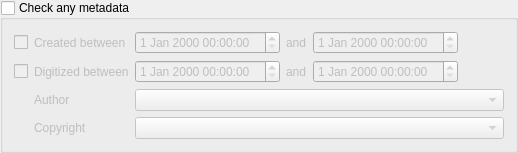
<?xml version="1.0" encoding="UTF-8"?>
<ui version="4.0">
 <class>AnyMetadataGroupBox</class>
 <widget class="QGroupBox" name="AnyMetadataGroupBox">
  <property name="title">
   <string>Check any metadata</string>
  </property>
  <property name="checkable">
   <bool>true</bool>
  </property>
  <property name="checked">
   <bool>false</bool>
  </property>
  <layout class="QGridLayout" name="gridLayout">
   <item row="0" column="1">
    <widget class="QLabel" name="createdTimeLabel1">
     <property name="text">
      <string>Created between</string>
     </property>
    </widget>
   </item>
   <item row="1" column="2">
    <widget class="QDateTimeEdit" name="digitizedAfterDateTimeEdit"/>
   </item>
   <item row="2" column="1">
    <widget class="QLabel" name="label_8">
     <property name="text">
      <string>Author</string>
     </property>
    </widget>
   </item>
   <item row="3" column="2" colspan="4">
    <widget class="HistoryComboBox" name="copyrightComboBox">
     <property name="toolTip">
      <string>Accepts regular expression</string>
     </property>
    </widget>
   </item>
   <item row="1" column="5">
    <spacer name="horizontalSpacer">
     <property name="orientation">
      <enum>Qt::Horizontal</enum>
     </property>
     <property name="sizeHint" stdset="0">
      <size>
       <width>40</width>
       <height>20</height>
      </size>
     </property>
    </spacer>
   </item>
   <item row="0" column="2">
    <widget class="QDateTimeEdit" name="createdAfterDateTimeEdit"/>
   </item>
   <item row="2" column="2" colspan="4">
    <widget class="HistoryComboBox" name="authorComboBox">
     <property name="toolTip">
      <string>Accepts regular expression</string>
     </property>
    </widget>
   </item>
   <item row="3" column="1">
    <widget class="QLabel" name="label_9">
     <property name="text">
      <string>Copyright</string>
     </property>
    </widget>
   </item>
   <item row="1" column="3">
    <widget class="QLabel" name="digitizedTimeLabel2">
     <property name="text">
      <string>and</string>
     </property>
    </widget>
   </item>
   <item row="1" column="4">
    <widget class="QDateTimeEdit" name="digitizedBeforeDateTimeEdit"/>
   </item>
   <item row="0" column="3">
    <widget class="QLabel" name="createdTimeLabel2">
     <property name="text">
      <string>and</string>
     </property>
    </widget>
   </item>
   <item row="1" column="1">
    <widget class="QLabel" name="digitizedTimeLabel1">
     <property name="text">
      <string>Digitized between</string>
     </property>
    </widget>
   </item>
   <item row="0" column="4">
    <widget class="QDateTimeEdit" name="createdBeforeDateTimeEdit"/>
   </item>
   <item row="0" column="0">
    <widget class="QCheckBox" name="createdTimeCheckBox">
     <property name="text">
      <string/>
     </property>
    </widget>
   </item>
   <item row="1" column="0">
    <widget class="QCheckBox" name="digitizedTimeCheckBox">
     <property name="text">
      <string/>
     </property>
    </widget>
   </item>
  </layout>
 </widget>
 <customwidgets>
  <customwidget>
   <class>HistoryComboBox</class>
   <extends>QComboBox</extends>
   <header>widgets/historycombobox.h</header>
  </customwidget>
 </customwidgets>
 <tabstops>
  <tabstop>createdTimeCheckBox</tabstop>
  <tabstop>createdAfterDateTimeEdit</tabstop>
  <tabstop>createdBeforeDateTimeEdit</tabstop>
  <tabstop>digitizedTimeCheckBox</tabstop>
  <tabstop>digitizedAfterDateTimeEdit</tabstop>
  <tabstop>digitizedBeforeDateTimeEdit</tabstop>
  <tabstop>authorComboBox</tabstop>
  <tabstop>copyrightComboBox</tabstop>
 </tabstops>
 <resources/>
 <connections/>
</ui>
